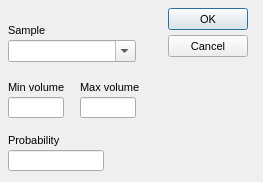
<?xml version="1.0"?>
<ui version="4.0">
  <class>Form</class>
  <widget class="QDialog" name="IDD_AMBIENTSOUNDELEMENT">
    <property name="geometry">
      <rect>
        <x>0</x>
        <y>0</y>
        <width>263</width>
        <height>182</height>
      </rect>
    </property>
    <property name="windowTitle">
      <string>Ambient Sound Element</string>
    </property>
    <property name="font">
      <font>
        <family>Liberation Sans</family>
        <pointsize>8</pointsize>
        <bold>false</bold>
        <italic>false</italic>
      </font>
    </property>
    <property name="enabled">
      <bool>true</bool>
    </property>
    <property name="windowFlags">
      <set>Qt::Dialog|Qt::WindowCloseButtonHint</set>
    </property>
    <property name="minimumSize">
      <size>
        <width>263</width>
        <height>182</height>
      </size>
    </property>
    <property name="maximumSize">
      <size>
        <width>263</width>
        <height>182</height>
      </size>
    </property>
    <widget class="QPushButton" name="IDOK">
      <property name="geometry">
        <rect>
          <x>168</x>
          <y>8</y>
          <width>80</width>
          <height>22</height>
        </rect>
      </property>
      <property name="text">
        <string>OK</string>
      </property>
      <property name="visible">
        <bool>true</bool>
      </property>
      <property name="enabled">
        <bool>true</bool>
      </property>
      <property name="default">
        <bool>true</bool>
      </property>
      <property name="autoDefault">
        <bool>true</bool>
      </property>
    </widget>
    <widget class="QLabel" name="IDC_STATIC">
      <property name="geometry">
        <rect>
          <x>8</x>
          <y>24</y>
          <width>104</width>
          <height>16</height>
        </rect>
      </property>
      <property name="text">
        <string>Sample</string>
      </property>
      <property name="visible">
        <bool>true</bool>
      </property>
      <property name="enabled">
        <bool>true</bool>
      </property>
      <property name="alignment">
        <set>Qt::AlignLeft</set>
      </property>
    </widget>
    <widget class="QPushButton" name="IDCANCEL">
      <property name="geometry">
        <rect>
          <x>168</x>
          <y>35</y>
          <width>80</width>
          <height>22</height>
        </rect>
      </property>
      <property name="text">
        <string>Cancel</string>
      </property>
      <property name="visible">
        <bool>true</bool>
      </property>
      <property name="enabled">
        <bool>true</bool>
      </property>
      <property name="default">
        <bool>false</bool>
      </property>
      <property name="autoDefault">
        <bool>false</bool>
      </property>
    </widget>
    <widget class="QComboBox" name="IDC_ASE_SOUND_LIST">
      <property name="maxVisibleItems">
        <number>8</number>
      </property>
      <property name="geometry">
        <rect>
          <x>8</x>
          <y>40</y>
          <width>128</width>
          <height>22</height>
        </rect>
      </property>
      <property name="visible">
        <bool>true</bool>
      </property>
      <property name="enabled">
        <bool>true</bool>
      </property>
      <property name="editable">
        <bool>true</bool>
      </property>
    </widget>
    <widget class="QLabel" name="IDC_STATIC_2">
      <property name="geometry">
        <rect>
          <x>8</x>
          <y>81</y>
          <width>64</width>
          <height>16</height>
        </rect>
      </property>
      <property name="text">
        <string>Min volume</string>
      </property>
      <property name="visible">
        <bool>true</bool>
      </property>
      <property name="enabled">
        <bool>true</bool>
      </property>
      <property name="alignment">
        <set>Qt::AlignLeft</set>
      </property>
    </widget>
    <widget class="QLabel" name="IDC_STATIC_3">
      <property name="geometry">
        <rect>
          <x>80</x>
          <y>81</y>
          <width>64</width>
          <height>16</height>
        </rect>
      </property>
      <property name="text">
        <string>Max volume</string>
      </property>
      <property name="visible">
        <bool>true</bool>
      </property>
      <property name="enabled">
        <bool>true</bool>
      </property>
      <property name="alignment">
        <set>Qt::AlignLeft</set>
      </property>
    </widget>
    <widget class="QLineEdit" name="IDC_MIN_VOLUME">
      <property name="geometry">
        <rect>
          <x>8</x>
          <y>97</y>
          <width>56</width>
          <height>21</height>
        </rect>
      </property>
      <property name="visible">
        <bool>true</bool>
      </property>
      <property name="enabled">
        <bool>true</bool>
      </property>
    </widget>
    <widget class="QLineEdit" name="IDC_ASE_MAX_VOLUME">
      <property name="geometry">
        <rect>
          <x>80</x>
          <y>97</y>
          <width>56</width>
          <height>21</height>
        </rect>
      </property>
      <property name="visible">
        <bool>true</bool>
      </property>
      <property name="enabled">
        <bool>true</bool>
      </property>
    </widget>
    <widget class="QLabel" name="IDC_STATIC_4">
      <property name="geometry">
        <rect>
          <x>8</x>
          <y>134</y>
          <width>88</width>
          <height>16</height>
        </rect>
      </property>
      <property name="text">
        <string>Probability</string>
      </property>
      <property name="visible">
        <bool>true</bool>
      </property>
      <property name="enabled">
        <bool>true</bool>
      </property>
      <property name="alignment">
        <set>Qt::AlignLeft</set>
      </property>
    </widget>
    <widget class="QLineEdit" name="IDC_ASE_PROBABILITY">
      <property name="geometry">
        <rect>
          <x>8</x>
          <y>150</y>
          <width>96</width>
          <height>21</height>
        </rect>
      </property>
      <property name="visible">
        <bool>true</bool>
      </property>
      <property name="enabled">
        <bool>true</bool>
      </property>
    </widget>
    <action name="IDD_ORPHANHUNTER">
      <property name="text">
        <string>Orphan Hunter</string>
      </property>
    </action>
    <action name="IDD_REORDER_PAGES">
      <property name="text">
        <string>Reorder Net Pages</string>
      </property>
    </action>
    <action name="IDD_SHOW_ALL_CHECKED_OUT">
      <property name="text">
        <string>Show All Pages Checked Out</string>
      </property>
    </action>
    <action name="IDM_IMPORT_BITMAP">
      <property name="text">
        <string>Bitmap/Animation Converter...</string>
      </property>
    </action>
    <action name="ID_APP_ABOUT">
      <property name="text">
        <string>&amp;About editor...</string>
      </property>
    </action>
    <action name="ID_APP_EXIT">
      <property name="text">
        <string>E&amp;xit</string>
      </property>
      <property name="shortcut">
        <string>Alt+X</string>
      </property>
    </action>
    <action name="ID_BRIEFING_EDITOR">
      <property name="text">
        <string>Briefing Editor...</string>
      </property>
    </action>
    <action name="ID_BUTTON_LIGHTING">
      <property name="text">
        <string>ID_BUTTON_LIGHTING</string>
      </property>
    </action>
    <action name="ID_BUTTON_OUTLINE">
      <property name="text">
        <string>ID_BUTTON_OUTLINE</string>
      </property>
    </action>
    <action name="ID_BUTTON_WINDOWSELECTION">
      <property name="text">
        <string>ID_BUTTON_WINDOWSELECTION</string>
      </property>
    </action>
    <action name="ID_D3HELP">
      <property name="text">
        <string>Help on D3 Editor</string>
      </property>
    </action>
    <action name="ID_EDITORS_AIPROPERTIES">
      <property name="text">
        <string>AI Properties...</string>
      </property>
    </action>
    <action name="ID_EDITORS_AMBIENTSOUNDS">
      <property name="text">
        <string>Ambient Sounds...</string>
      </property>
    </action>
    <action name="ID_EDITORS_DALLAS">
      <property name="text">
        <string>Dallas Graphical Script Editor...</string>
      </property>
    </action>
    <action name="ID_EDITORS_FILES">
      <property name="text">
        <string>Files...</string>
      </property>
    </action>
    <action name="ID_EDITORS_MEGACELLS">
      <property name="text">
        <string>Megacells...</string>
      </property>
    </action>
    <action name="ID_EDIT_ADDSELECT">
      <property name="text">
        <string>Add Current Room to Selected List</string>
      </property>
    </action>
    <action name="ID_EDIT_ATTACH">
      <property name="text">
        <string>&amp;Attach</string>
      </property>
    </action>
    <action name="ID_EDIT_CLEARSELECTED">
      <property name="text">
        <string>Clear Selected List</string>
      </property>
    </action>
    <action name="ID_EDIT_COPY">
      <property name="text">
        <string>&amp;Copy</string>
      </property>
      <property name="shortcut">
        <string>Ctrl+Ins</string>
      </property>
    </action>
    <action name="ID_EDIT_CUT">
      <property name="text">
        <string>Cu&amp;t</string>
      </property>
      <property name="shortcut">
        <string>Shift+Del</string>
      </property>
    </action>
    <action name="ID_EDIT_DELETE">
      <property name="text">
        <string>&amp;Delete</string>
      </property>
    </action>
    <action name="ID_EDIT_LOADSCRAP">
      <property name="text">
        <string>Load Scrap from Disk</string>
      </property>
    </action>
    <action name="ID_EDIT_PASTE">
      <property name="text">
        <string>&amp;Paste</string>
      </property>
      <property name="shortcut">
        <string>Shift+Ins</string>
      </property>
    </action>
    <action name="ID_EDIT_PLACE">
      <property name="text">
        <string>&amp;Place in Mine</string>
      </property>
    </action>
    <action name="ID_EDIT_PLACE_TERRAIN">
      <property name="text">
        <string>&amp;Place on Terrain</string>
      </property>
    </action>
    <action name="ID_EDIT_REMOVESELECT">
      <property name="text">
        <string>Remove Current Room from Selected List</string>
      </property>
    </action>
    <action name="ID_EDIT_SAVESCRAP">
      <property name="text">
        <string>Save Scrap to Disk</string>
      </property>
    </action>
    <action name="ID_EDIT_SELECTATTACHED">
      <property name="text">
        <string>Select All Rooms Attached to Current Room</string>
      </property>
    </action>
    <action name="ID_EDIT_UNDO">
      <property name="text">
        <string>&amp;Undo</string>
      </property>
      <property name="shortcut">
        <string>Alt+Backspace</string>
      </property>
    </action>
    <action name="ID_FILE_AUTOSAVE">
      <property name="text">
        <string>Autosave</string>
      </property>
      <property name="checkable">
        <bool>true</bool>
      </property>
    </action>
    <action name="ID_FILE_CHECKMINE">
      <property name="text">
        <string>&amp;Check Mine</string>
      </property>
    </action>
    <action name="ID_FILE_FIXCRACKS">
      <property name="text">
        <string>Fix Level Cracks</string>
      </property>
    </action>
    <action name="ID_FILE_FIXDEGENERATEFACES">
      <property name="text">
        <string>Fix/Remove Degenerate Faces</string>
      </property>
    </action>
    <action name="ID_FILE_IMPORT_ROOM">
      <property name="text">
        <string>Import 3DSMax Room</string>
      </property>
    </action>
    <action name="ID_FILE_INFORMATION">
      <property name="text">
        <string>&amp;Information</string>
      </property>
      <property name="shortcut">
        <string>Alt+I</string>
      </property>
    </action>
    <action name="ID_FILE_LEAVE_EDITOR">
      <property name="text">
        <string>Go to main menu...</string>
      </property>
    </action>
    <action name="ID_FILE_LEVELPROPS">
      <property name="text">
        <string>Set Selected Room(s) Properties</string>
      </property>
    </action>
    <action name="ID_FILE_LEVEL_INFO">
      <property name="text">
        <string>Edit Level Info...</string>
      </property>
    </action>
    <action name="ID_FILE_MRU_FILE1">
      <property name="text">
        <string>Recent File</string>
      </property>
      <property name="enabled">
        <bool>false</bool>
      </property>
    </action>
    <action name="ID_FILE_NEW">
      <property name="text">
        <string>&amp;New</string>
      </property>
      <property name="shortcut">
        <string>Ctrl+N</string>
      </property>
    </action>
    <action name="ID_FILE_OPEN">
      <property name="text">
        <string>&amp;Open...</string>
      </property>
      <property name="shortcut">
        <string>Ctrl+O</string>
      </property>
    </action>
    <action name="ID_FILE_PLAY640X480">
      <property name="text">
        <string>&amp;Play in 640 x 480</string>
      </property>
      <property name="shortcut">
        <string>Alt+P</string>
      </property>
    </action>
    <action name="ID_FILE_PREFERENCES">
      <property name="text">
        <string>Preferences</string>
      </property>
    </action>
    <action name="ID_FILE_PRINT">
      <property name="text">
        <string>&amp;Print...</string>
      </property>
      <property name="shortcut">
        <string>Ctrl+P</string>
      </property>
    </action>
    <action name="ID_FILE_PRINT_PREVIEW">
      <property name="text">
        <string>Print Pre&amp;view</string>
      </property>
    </action>
    <action name="ID_FILE_PRINT_SETUP">
      <property name="text">
        <string>P&amp;rint Setup...</string>
      </property>
    </action>
    <action name="ID_FILE_REMOVEDUPLICATEFACESFROMCURRENTROOM">
      <property name="text">
        <string>Remove Duplicate Faces from Current Room</string>
      </property>
    </action>
    <action name="ID_FILE_REMOVEEXTRAPOINTS">
      <property name="text">
        <string>Remove Extra Points</string>
      </property>
    </action>
    <action name="ID_FILE_RESTOREGAMESTATE">
      <property name="text">
        <string>Restore Gamestate</string>
      </property>
    </action>
    <action name="ID_FILE_SAVE">
      <property name="text">
        <string>&amp;Save</string>
      </property>
      <property name="shortcut">
        <string>Ctrl+S</string>
      </property>
    </action>
    <action name="ID_FILE_SAVEGOALTEXT">
      <property name="text">
        <string>Save Goal Text to File</string>
      </property>
    </action>
    <action name="ID_FILE_SAVE_AS">
      <property name="text">
        <string>Save &amp;As...</string>
      </property>
    </action>
    <action name="ID_FILE_SAVE_COPY_AS">
      <property name="text">
        <string>Save Copy &amp;As...</string>
      </property>
    </action>
    <action name="ID_FILE_STATS">
      <property name="text">
        <string>Show Level Stats</string>
      </property>
    </action>
    <action name="ID_FILE_UPDATE">
      <property name="text">
        <string>&amp;Update</string>
      </property>
      <property name="shortcut">
        <string>Ctrl+S</string>
      </property>
    </action>
    <action name="ID_FILE_VERIFY_LEVEL">
      <property name="text">
        <string>Verify Level</string>
      </property>
    </action>
    <action name="ID_HOTSPOT_TGA">
      <property name="text">
        <string>HotSpot TGA Extractor...</string>
      </property>
    </action>
    <action name="ID_MINE_VIEW">
      <property name="text">
        <string>Mine View</string>
      </property>
      <property name="shortcut">
        <string>F2</string>
      </property>
    </action>
    <action name="ID_OBJBUTTON">
      <property name="text">
        <string>ID_OBJBUTTON</string>
      </property>
    </action>
    <action name="ID_OBJECT_DELETEOBJECT">
      <property name="text">
        <string>Delete Object</string>
      </property>
      <property name="shortcut">
        <string>Del</string>
      </property>
    </action>
    <action name="ID_OBJECT_MOVEPLAYER">
      <property name="text">
        <string>Move Player 0 to Viewer</string>
      </property>
    </action>
    <action name="ID_OBJECT_PLACECAMERAATCURRENTFACE">
      <property name="text">
        <string>Create New Camera at Current Face</string>
      </property>
    </action>
    <action name="ID_OBJECT_PLACECAMERAATVIEWER">
      <property name="text">
        <string>Create New Camera at Viewer</string>
      </property>
    </action>
    <action name="ID_OBJECT_PLACEOBJECT">
      <property name="text">
        <string>Place Object</string>
      </property>
      <property name="shortcut">
        <string>Ins</string>
      </property>
    </action>
    <action name="ID_OBJECT_PLACESOUNDSOURCEATVIEWER">
      <property name="text">
        <string>Create SoundSource at Viewer</string>
      </property>
    </action>
    <action name="ID_OBJECT_PLACEWAYPOINTATVIEWER">
      <property name="text">
        <string>Place Waypoint at Viewer</string>
      </property>
    </action>
    <action name="ID_OBJECT_SELECTBYNUMBER">
      <property name="text">
        <string>Select Object By Number</string>
      </property>
    </action>
    <action name="ID_OBJECT_SETCAMERAFROMVIEWER">
      <property name="text">
        <string>Move Camera to Viewer</string>
      </property>
    </action>
    <action name="ID_OBJECT_SETVIEWERFROMCAMERA">
      <property name="text">
        <string>Move Viewer to Camera</string>
      </property>
    </action>
    <action name="ID_OSIRISCOMPILE">
      <property name="text">
        <string>ID_OSIRISCOMPILE</string>
      </property>
    </action>
    <action name="ID_REINIT_OPENGL">
      <property name="text">
        <string>ID_REINIT_OPENGL</string>
      </property>
    </action>
    <action name="ID_ROOM_ADD">
      <property name="text">
        <string>&amp;Add Room at Current Face</string>
      </property>
      <property name="shortcut">
        <string>Shift+A</string>
      </property>
    </action>
    <action name="ID_ROOM_ADDVERTTONEWFACE">
      <property name="text">
        <string>Add Vert to New Face</string>
      </property>
      <property name="shortcut">
        <string>Shift+V</string>
      </property>
    </action>
    <action name="ID_ROOM_ATTACHROOM">
      <property name="text">
        <string>Attach Room</string>
      </property>
    </action>
    <action name="ID_ROOM_BUILDBRIDGE">
      <property name="text">
        <string>&amp;Build Bridge</string>
      </property>
    </action>
    <action name="ID_ROOM_BUILDSMOOTHBRIDGE">
      <property name="text">
        <string>Build Smooth Bridge</string>
      </property>
      <property name="shortcut">
        <string>Ctrl+B</string>
      </property>
    </action>
    <action name="ID_ROOM_CLEARCENTERPOINT">
      <property name="text">
        <string>Clear Center Point</string>
      </property>
    </action>
    <action name="ID_ROOM_COMBINE">
      <property name="text">
        <string>Combine Rooms</string>
      </property>
    </action>
    <action name="ID_ROOM_DELETE">
      <property name="text">
        <string>Delete Current Room</string>
      </property>
    </action>
    <action name="ID_ROOM_DELETECONNECTEDFACES">
      <property name="text">
        <string>Delete Connected Faces</string>
      </property>
    </action>
    <action name="ID_ROOM_DELETEFACE">
      <property name="text">
        <string>Delete Current Face</string>
      </property>
    </action>
    <action name="ID_ROOM_DELETEPORTAL">
      <property name="text">
        <string>Delete Current Portal</string>
      </property>
    </action>
    <action name="ID_ROOM_DELETEVERT">
      <property name="text">
        <string>Delete Current Vert From Face</string>
      </property>
    </action>
    <action name="ID_ROOM_DROPROOM">
      <property name="text">
        <string>Drop Room</string>
      </property>
    </action>
    <action name="ID_ROOM_FACE_ADDVERTTOEDGE">
      <property name="text">
        <string>Add Vert To Edge</string>
      </property>
    </action>
    <action name="ID_ROOM_FACE_DELETEVERTONEDGE">
      <property name="text">
        <string>Delete Vert on Edge</string>
      </property>
    </action>
    <action name="ID_ROOM_FACE_MOVEVERTONEDGE">
      <property name="text">
        <string>Move Vert on Edge</string>
      </property>
    </action>
    <action name="ID_ROOM_FACE_SPLITFACE">
      <property name="text">
        <string>Split Face</string>
      </property>
    </action>
    <action name="ID_ROOM_FINISHNEWFACE">
      <property name="text">
        <string>Add Last Point to New Face (Finish Face)</string>
      </property>
    </action>
    <action name="ID_ROOM_GRABTEXTURE">
      <property name="text">
        <string>Grab Texture</string>
      </property>
      <property name="shortcut">
        <string>G</string>
      </property>
    </action>
    <action name="ID_ROOM_JOINROOMS">
      <property name="text">
        <string>Join Rooms</string>
      </property>
    </action>
    <action name="ID_ROOM_JOINROOMSEXACT">
      <property name="text">
        <string>Join Rooms Exact</string>
      </property>
    </action>
    <action name="ID_ROOM_JOIN_ADJACENT_FACES">
      <property name="text">
        <string>Join Adjacent Faces</string>
      </property>
    </action>
    <action name="ID_ROOM_LINKTONEWEXTERNAL">
      <property name="text">
        <string>Link Room to New External Room</string>
      </property>
    </action>
    <action name="ID_ROOM_MARK">
      <property name="text">
        <string>&amp;Mark Room/Face</string>
      </property>
      <property name="shortcut">
        <string>Ctrl+M</string>
      </property>
    </action>
    <action name="ID_ROOM_MERGEOBJECTINTOROOM">
      <property name="text">
        <string>Merge Object into Room</string>
      </property>
    </action>
    <action name="ID_ROOM_NEXTFACE">
      <property name="text">
        <string>Next Face</string>
      </property>
      <property name="shortcut">
        <string>F</string>
      </property>
    </action>
    <action name="ID_ROOM_PLACEROOM">
      <property name="text">
        <string>Place Room at Current Room</string>
      </property>
    </action>
    <action name="ID_ROOM_PLACETERRAINROOM">
      <property name="text">
        <string>Place Room at Current Terrain Cell</string>
      </property>
    </action>
    <action name="ID_ROOM_PREVIOUSFACE">
      <property name="text">
        <string>Previous Face</string>
      </property>
      <property name="shortcut">
        <string>Shift+F</string>
      </property>
    </action>
    <action name="ID_ROOM_PROPAGATETOADJACENTCOPLANARFACES">
      <property name="text">
        <string>Propagate to Adjacent Coplanar Faces</string>
      </property>
      <property name="shortcut">
        <string>Ctrl+F</string>
      </property>
    </action>
    <action name="ID_ROOM_PROPAGATETOALL">
      <property name="text">
        <string>Propagate to All Faces in Room</string>
      </property>
      <property name="shortcut">
        <string>Shift+R</string>
      </property>
    </action>
    <action name="ID_ROOM_RENAMEROOM">
      <property name="text">
        <string>Rename Room</string>
      </property>
      <property name="shortcut">
        <string>Ctrl+R</string>
      </property>
    </action>
    <action name="ID_ROOM_ROTATEPLACEDROOM45DEGREES">
      <property name="text">
        <string>Rotate Placed Room 45 Degrees</string>
      </property>
    </action>
    <action name="ID_ROOM_SAVECURRENTROOM">
      <property name="text">
        <string>Save Current Room</string>
      </property>
    </action>
    <action name="ID_ROOM_SELECTBYNUMBER">
      <property name="text">
        <string>Select Room by Number</string>
      </property>
    </action>
    <action name="ID_ROOM_SELECTFACEBYNUMBER">
      <property name="text">
        <string>Select Face by Number</string>
      </property>
    </action>
    <action name="ID_ROOM_SETCENTERFROMVIEWER">
      <property name="text">
        <string>Set Room Center from Viewer</string>
      </property>
    </action>
    <action name="ID_ROOM_SNAPPLACEDROOM">
      <property name="text">
        <string>Snap Placed Room</string>
      </property>
    </action>
    <action name="ID_ROOM_SNAPPOINTTOEDGE">
      <property name="text">
        <string>Snap Point to Edge</string>
      </property>
    </action>
    <action name="ID_ROOM_SNAPPOINTTOFACE">
      <property name="text">
        <string>Snap Point to Face</string>
      </property>
    </action>
    <action name="ID_ROOM_SNAPPOINTTOPOINT">
      <property name="text">
        <string>Snap Point to Point</string>
      </property>
    </action>
    <action name="ID_ROOM_SPLITFACE">
      <property name="text">
        <string>Triangulate face</string>
      </property>
    </action>
    <action name="ID_ROOM_STARTNEWFACE">
      <property name="text">
        <string>Add First Point to New Face (Start Face)</string>
      </property>
    </action>
    <action name="ID_ROOM_SWAPMAKEDANDCURRENTROOMFACE">
      <property name="text">
        <string>Swap Marked and Current Room/Face</string>
      </property>
    </action>
    <action name="ID_ROOM_UNDOSNAP">
      <property name="text">
        <string>Undo Snap</string>
      </property>
    </action>
    <action name="ID_ROOM_UNPLACEROOM">
      <property name="text">
        <string>Un-place Room/Group/Door</string>
      </property>
    </action>
    <action name="ID_ROOM_VIEW">
      <property name="text">
        <string>Room View</string>
      </property>
      <property name="shortcut">
        <string>F4</string>
      </property>
    </action>
    <action name="ID_SCRIPT_LEVEL_INTERFACE">
      <property name="text">
        <string>Levels and Scripts...</string>
      </property>
    </action>
    <action name="ID_SUBEDITORS_FONT">
      <property name="text">
        <string>Font Editor...</string>
      </property>
    </action>
    <action name="ID_SUBEDITORS_HOGMAKER">
      <property name="text">
        <string>Hog Maker...</string>
      </property>
    </action>
    <action name="ID_SUBEDITORS_TABLEFILEEDIT">
      <property name="text">
        <string>Table File Text Editor...</string>
      </property>
    </action>
    <action name="ID_SUBEDITORS_TABLEFILEFILTER">
      <property name="text">
        <string>Table File Filter...</string>
      </property>
    </action>
    <action name="ID_TABLEEDIT_FILE_EXIT">
      <property name="text">
        <string>&amp;Exit</string>
      </property>
    </action>
    <action name="ID_TABLEEDIT_FILE_LOAD">
      <property name="text">
        <string>&amp;Load...</string>
      </property>
    </action>
    <action name="ID_TABLEEDIT_FILE_SAVE">
      <property name="text">
        <string>&amp;Save</string>
      </property>
    </action>
    <action name="ID_TABLEEDIT_FILE_SAVE_AS">
      <property name="text">
        <string>S&amp;ave as...</string>
      </property>
    </action>
    <action name="ID_TABLEFILTER_FILE_EXIT">
      <property name="text">
        <string>Exit</string>
      </property>
    </action>
    <action name="ID_TABLEFILTER_FILE_LOAD">
      <property name="text">
        <string>Load...</string>
      </property>
    </action>
    <action name="ID_TABLEFILTER_FILE_NEW">
      <property name="text">
        <string>New</string>
      </property>
    </action>
    <action name="ID_TABLEFILTER_FILE_SAVE">
      <property name="text">
        <string>Save</string>
      </property>
    </action>
    <action name="ID_TABLEFILTER_FILE_SAVEAS">
      <property name="text">
        <string>Save as...</string>
      </property>
    </action>
    <action name="ID_TERRAIN_VIEW">
      <property name="text">
        <string>Terrain View</string>
      </property>
      <property name="shortcut">
        <string>F3</string>
      </property>
    </action>
    <action name="ID_TEST_TEST1">
      <property name="text">
        <string>Test function 1</string>
      </property>
    </action>
    <action name="ID_TEST_TEST2">
      <property name="text">
        <string>Test function 2</string>
      </property>
    </action>
    <action name="ID_TEST_TEST3">
      <property name="text">
        <string>Test function 3</string>
      </property>
    </action>
    <action name="ID_TOOLS_WORLD_OBJECTS_BUILDINGS">
      <property name="text">
        <string>Buildings...</string>
      </property>
    </action>
    <action name="ID_TOOLS_WORLD_OBJECTS_CLUTTER">
      <property name="text">
        <string>Clutter...</string>
      </property>
    </action>
    <action name="ID_TOOLS_WORLD_OBJECTS_DOOR">
      <property name="text">
        <string>Doors...</string>
      </property>
    </action>
    <action name="ID_TOOLS_WORLD_OBJECTS_LIGHTS">
      <property name="text">
        <string>Lights...</string>
      </property>
    </action>
    <action name="ID_TOOLS_WORLD_OBJECTS_PLAYER">
      <property name="text">
        <string>Player Ships...</string>
      </property>
    </action>
    <action name="ID_TOOLS_WORLD_OBJECTS_POWERUPS">
      <property name="text">
        <string>Powerups...</string>
      </property>
    </action>
    <action name="ID_TOOLS_WORLD_OBJECTS_ROBOTS">
      <property name="text">
        <string>Robots...</string>
      </property>
    </action>
    <action name="ID_TOOLS_WORLD_OBJECTS_SOUND">
      <property name="text">
        <string>Sounds...</string>
      </property>
    </action>
    <action name="ID_TOOLS_WORLD_TEXTURES">
      <property name="text">
        <string>Textures...</string>
      </property>
    </action>
    <action name="ID_TOOLS_WORLD_WEAPONS">
      <property name="text">
        <string>Weapons...</string>
      </property>
    </action>
    <action name="ID_VIEW_CENTERONCUBE">
      <property name="text">
        <string>Center on Current &amp;Room</string>
      </property>
      <property name="shortcut">
        <string>Home</string>
      </property>
    </action>
    <action name="ID_VIEW_CENTERONMINE">
      <property name="text">
        <string>Center on &amp;Mine Origin</string>
      </property>
    </action>
    <action name="ID_VIEW_CENTERONOBJECT">
      <property name="text">
        <string>Center on Current &amp;Object</string>
      </property>
    </action>
    <action name="ID_VIEW_DELETEVIEWER">
      <property name="text">
        <string>Delete Viewer</string>
      </property>
    </action>
    <action name="ID_VIEW_FLIP">
      <property name="text">
        <string>Flip Viewer</string>
      </property>
      <property name="shortcut">
        <string>/</string>
      </property>
    </action>
    <action name="ID_VIEW_KEYPAD_TOGGLE">
      <property name="text">
        <string>Keypad</string>
      </property>
      <property name="shortcut">
        <string>F10</string>
      </property>
    </action>
    <action name="ID_VIEW_MOVECAMERATOCURRENTOBJECT">
      <property name="text">
        <string>Move camera to Current Object</string>
      </property>
    </action>
    <action name="ID_VIEW_MOVECAMERATOSELECTEDFACE">
      <property name="text">
        <string>Move camera to &amp;Current Face</string>
      </property>
      <property name="shortcut">
        <string>Shift+C</string>
      </property>
    </action>
    <action name="ID_VIEW_MOVECAMERATOSELECTEDROOM">
      <property name="text">
        <string>Move camera to &amp;Current Room</string>
      </property>
      <property name="shortcut">
        <string>C</string>
      </property>
    </action>
    <action name="ID_VIEW_NEWVIEWER">
      <property name="text">
        <string>New Viewer</string>
      </property>
    </action>
    <action name="ID_VIEW_NEXTVIEWER">
      <property name="text">
        <string>Next Viewer</string>
      </property>
    </action>
    <action name="ID_VIEW_RESETVIEWRADIUS">
      <property name="text">
        <string>Reset View Radius</string>
      </property>
    </action>
    <action name="ID_VIEW_SHOWOBJECTSINWIREFRAMEVIEW">
      <property name="text">
        <string>Show objects in Wireframe view</string>
      </property>
    </action>
    <action name="ID_VIEW_SHOWVIEWERFORWARDVECTOR">
      <property name="text">
        <string>Show Viewer Forward Vector</string>
      </property>
    </action>
    <action name="ID_VIEW_STATUS_BAR">
      <property name="text">
        <string>&amp;Status Bar</string>
      </property>
    </action>
    <action name="ID_VIEW_TEXTUREMINE">
      <property name="text">
        <string>Te&amp;xtured view</string>
      </property>
    </action>
    <action name="ID_VIEW_TOOLBAR">
      <property name="text">
        <string>&amp;Toolbar</string>
      </property>
    </action>
    <action name="ID_VIEW_VIEWPROP">
      <property name="text">
        <string>Display Viewer Properties</string>
      </property>
    </action>
    <action name="ID_VIEW_WIREFRAMEMINE">
      <property name="text">
        <string>&amp;Wireframe view</string>
      </property>
    </action>
    <action name="ID_WINDOW_CASCADE">
      <property name="text">
        <string>&amp;Cascade</string>
      </property>
    </action>
    <action name="ID_WINDOW_TILE">
      <property name="text">
        <string>&amp;Tile</string>
      </property>
    </action>
    <action name="ID_ZBUTTON">
      <property name="text">
        <string>ID_ZBUTTON</string>
      </property>
    </action>
  </widget>
</ui>
